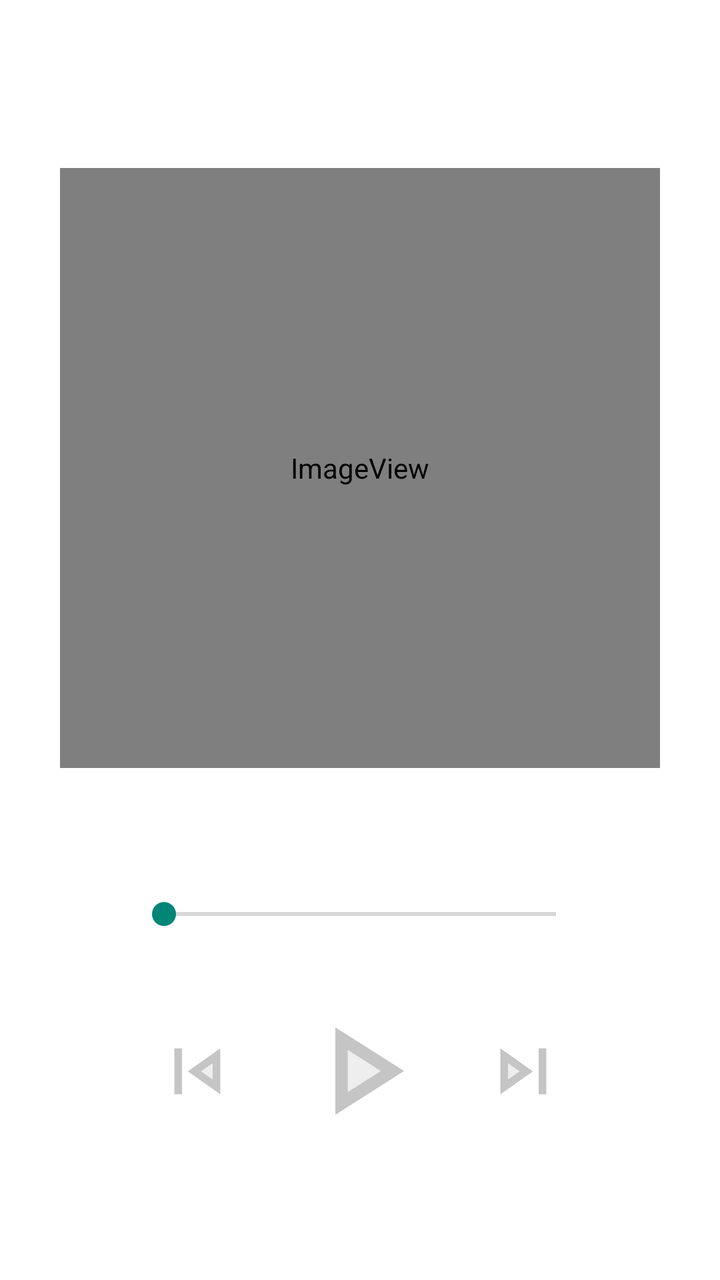
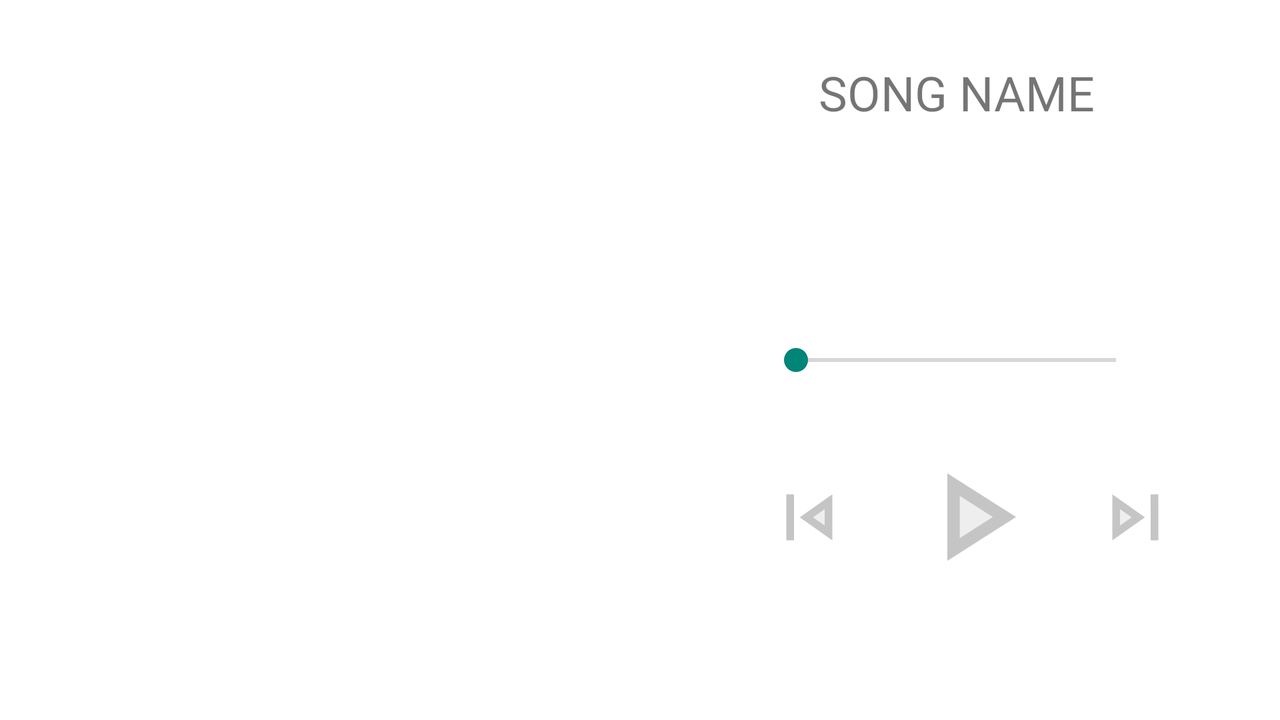

An Android layout and its configuration variant, each rendered on a device that would load it. The default file and the variant file are quoted in full after the pictures.
<!-- AndroidManifest.xml: application theme Theme.BoomBox -->
<!-- res/layout/fragment_song.xml -->
<?xml version="1.0" encoding="utf-8"?>
<androidx.constraintlayout.widget.ConstraintLayout xmlns:android="http://schemas.android.com/apk/res/android"
    xmlns:app="http://schemas.android.com/apk/res-auto"
    xmlns:tools="http://schemas.android.com/tools"
    android:layout_width="match_parent"
    android:background="@mipmap/abstract_red"
    android:foregroundTint="@color/white"
    android:layout_height="match_parent"
    tools:context=".ui.MainActivity">

    <com.google.android.material.textview.MaterialTextView
        android:id="@+id/tvSongName"
        android:layout_width="0dp"
        android:layout_height="wrap_content"
        android:text="SONG NAME"
        android:gravity="center"
        android:textColor="@color/white"
        android:textSize="24sp"
        app:layout_constraintBottom_toTopOf="@+id/ivSongImage"
        app:layout_constraintEnd_toEndOf="parent"
        app:layout_constraintHorizontal_bias="0.5"
        app:layout_constraintStart_toStartOf="parent"
        app:layout_constraintTop_toTopOf="parent" />

    <ImageView
        android:id="@+id/ivSongImage"
        android:layout_width="300dp"
        app:srcCompat="@mipmap/music_image"
        android:layout_height="300dp"
        android:background="@color/darkBackground"
        app:layout_constraintBottom_toTopOf="@+id/guideline2"
        app:layout_constraintEnd_toEndOf="parent"
        app:layout_constraintHorizontal_bias="0.5"
        app:layout_constraintStart_toStartOf="parent" />

    <com.google.android.material.textview.MaterialTextView
        android:id="@+id/tvCurTime"
        android:layout_width="50dp"
        android:layout_height="wrap_content"
        android:gravity="center"
        android:text="00:00"
        android:textColor="@color/white"
        android:layout_marginStart="16dp"
        android:textSize="14sp"
        app:layout_constraintBottom_toBottomOf="@+id/seekBar"
        app:layout_constraintStart_toStartOf="parent"
        app:layout_constraintTop_toTopOf="@+id/seekBar" />

    <SeekBar
        android:id="@+id/seekBar"
        android:layout_width="0dp"
        android:progressTint="@color/white"
        android:layout_height="18dp"
        android:theme="@style/Platform.MaterialComponents.Light"
        app:layout_constraintEnd_toStartOf="@+id/tvSongDuration"
        app:layout_constraintStart_toEndOf="@+id/tvCurTime"
        app:layout_constraintTop_toTopOf="@+id/guideline3" />

    <com.google.android.material.textview.MaterialTextView
        android:id="@+id/tvSongDuration"
        android:layout_width="50dp"
        android:layout_height="wrap_content"
        android:gravity="center"
        android:text="00:00"
        android:layout_marginEnd="16dp"
        android:textColor="@color/white"
        android:textSize="14sp"
        app:layout_constraintBottom_toBottomOf="@+id/seekBar"
        app:layout_constraintEnd_toEndOf="parent"
        app:layout_constraintTop_toTopOf="@+id/seekBar" />

    <ImageView
        android:id="@+id/ivPlayPauseDetail"
        android:layout_width="75dp"
        android:layout_height="75dp"
        android:layout_marginTop="32dp"
        android:background="@drawable/circle_drawable"
        android:src="@drawable/play_arrow_24"
        app:layout_constraintEnd_toEndOf="parent"
        app:layout_constraintHorizontal_bias="0.5"
        app:layout_constraintStart_toStartOf="parent"
        app:layout_constraintTop_toBottomOf="@+id/seekBar" />

    <ImageView
        android:id="@+id/ivSkipPrevious"
        android:layout_width="56dp"
        android:layout_height="56dp"
        android:layout_marginEnd="16dp"
        android:background="@drawable/circle_drawable"
        android:padding="5dp"
        android:src="@drawable/skip_previous_24"
        app:layout_constraintBottom_toBottomOf="@+id/ivPlayPauseDetail"
        app:layout_constraintEnd_toStartOf="@+id/ivPlayPauseDetail"
        app:layout_constraintTop_toTopOf="@+id/ivPlayPauseDetail" />

    <ImageView
        android:id="@+id/ivSkip"
        android:layout_width="56dp"
        android:layout_height="56dp"
        android:layout_marginStart="16dp"
        android:src="@drawable/skip_next_24"
        android:padding="5dp"
        android:background="@drawable/circle_drawable"
        app:layout_constraintBottom_toBottomOf="@+id/ivPlayPauseDetail"
        app:layout_constraintStart_toEndOf="@+id/ivPlayPauseDetail"
        app:layout_constraintTop_toTopOf="@+id/ivPlayPauseDetail" />

    <androidx.constraintlayout.widget.Guideline
        android:id="@+id/guideline2"
        android:layout_width="wrap_content"
        android:layout_height="wrap_content"
        android:orientation="horizontal"
        app:layout_constraintGuide_percent="0.6" />

    <androidx.constraintlayout.widget.Guideline
        android:id="@+id/guideline3"
        android:layout_width="wrap_content"
        android:layout_height="wrap_content"
        android:orientation="horizontal"
        app:layout_constraintGuide_percent="0.7" />

</androidx.constraintlayout.widget.ConstraintLayout>
<!-- resources referenced by this layout -->
<resources>
  <color name="darkBackground">#202020</color>
  <color name="white">#FFFFFF</color>
  <!-- drawable circle_drawable (drawable) -->
  <?xml version="1.0" encoding="utf-8"?>
  <shape xmlns:android="http://schemas.android.com/apk/res/android"
      android:shape="oval">
  
      <size android:width="20dp" android:height="20dp"/>
      <stroke android:width="2dp" android:color="#fff"/>
      <corners android:radius="50dp"/>
  </shape>
  <!-- drawable play_arrow_24 (drawable) -->
  <vector android:height="24dp" android:tint="#C5C5C5"
      android:viewportHeight="24" android:viewportWidth="24"
      android:width="24dp" xmlns:android="http://schemas.android.com/apk/res/android">
      <path android:fillAlpha="0.3"
          android:fillColor="@android:color/white"
          android:pathData="M10,8.64v6.72L15.27,12z" android:strokeAlpha="0.3"/>
      <path android:fillColor="@android:color/white" android:pathData="M8,19l11,-7L8,5v14zM10,8.64L15.27,12 10,15.36L10,8.64z"/>
  </vector>
  <!-- drawable skip_next_24 (drawable) -->
  <vector android:height="24dp" android:tint="#C5C5C5"
      android:viewportHeight="24" android:viewportWidth="24"
      android:width="24dp" xmlns:android="http://schemas.android.com/apk/res/android">
      <path android:fillAlpha="0.3"
          android:fillColor="@android:color/white"
          android:pathData="M8,9.86v4.28L11.03,12z" android:strokeAlpha="0.3"/>
      <path android:fillColor="@android:color/white" android:pathData="M14.5,12L6,6v12l8.5,-6zM8,9.86L11.03,12 8,14.14V9.86zM16,6h2v12h-2z"/>
  </vector>
  <!-- drawable skip_previous_24 (drawable) -->
  <vector android:height="24dp" android:tint="#C5C5C5"
      android:viewportHeight="24" android:viewportWidth="24"
      android:width="24dp" xmlns:android="http://schemas.android.com/apk/res/android">
      <path android:fillAlpha="0.3"
          android:fillColor="@android:color/white"
          android:pathData="M16,14.14V9.86L12.97,12z" android:strokeAlpha="0.3"/>
      <path android:fillColor="@android:color/white" android:pathData="M6,6h2v12L6,18zM18,18L18,6l-8.5,6 8.5,6zM16,14.14L12.97,12 16,9.86v4.28z"/>
  </vector>
  <!-- mipmap abstract_red (mipmap-anydpi-v26) -->
  <?xml version="1.0" encoding="utf-8"?>
  <adaptive-icon xmlns:android="http://schemas.android.com/apk/res/android">
      <background android:drawable="@color/abstract_red_background"/>
      <foreground android:drawable="@mipmap/abstract_red_foreground"/>
  </adaptive-icon>
  <!-- mipmap music_image (mipmap-anydpi-v26) -->
  <?xml version="1.0" encoding="utf-8"?>
  <adaptive-icon xmlns:android="http://schemas.android.com/apk/res/android">
      <background android:drawable="@color/music_image_background"/>
      <foreground android:drawable="@mipmap/music_image_foreground"/>
  </adaptive-icon>
  <style name="Theme.BoomBox" parent="Theme.MaterialComponents.DayNight.DarkActionBar">
          
          <item name="colorPrimary">@color/purple_500</item>
          <item name="colorPrimaryVariant">@color/purple_700</item>
          <item name="colorOnPrimary">@color/white</item>
          
          <item name="colorSecondary">@color/teal_200</item>
          <item name="colorSecondaryVariant">@color/teal_700</item>
          <item name="colorOnSecondary">@color/black</item>
          
          <item name="android:statusBarColor" tools:targetApi="l">?attr/colorPrimaryVariant</item>
          
      </style>
  <color name="abstract_red_background">#06150D</color>
  <color name="music_image_background">#06150D</color>
  <color name="purple_500">#7543CF</color>
  <color name="purple_700">#5526A8</color>
  <color name="teal_200">#D8C7C7</color>
  <color name="teal_700">#CDB9B9</color>
  <color name="black">#120E0E</color>
</resources>
<!-- res/layout-land/fragment_song.xml (the repository's variant of the layout above) -->
<!-- drawn on the phone turned sideways -->
<?xml version="1.0" encoding="utf-8"?>
<androidx.constraintlayout.widget.ConstraintLayout xmlns:android="http://schemas.android.com/apk/res/android"
    xmlns:app="http://schemas.android.com/apk/res-auto"
    xmlns:tools="http://schemas.android.com/tools"
    android:layout_width="match_parent"
    android:background="@mipmap/abstract_red"
    android:layout_height="match_parent"
    tools:context="ui.MainActivity">

    <com.google.android.material.textview.MaterialTextView
        android:id="@+id/tvSongName"
        android:layout_width="0dp"
        android:layout_height="wrap_content"
        android:gravity="center"
        android:text="SONG NAME"
        android:textSize="24sp"
        app:layout_constraintEnd_toEndOf="parent"
        app:layout_constraintHorizontal_bias="0.5"
        app:layout_constraintStart_toEndOf="@+id/ivSongImage"
        app:layout_constraintTop_toTopOf="@+id/ivSongImage" />

    <ImageView
        android:id="@+id/ivSongImage"
        android:layout_width="300dp"
        android:layout_height="300dp"
        android:layout_marginStart="16dp"
        android:background="@mipmap/music_image"
        app:layout_constraintBottom_toBottomOf="parent"
        app:layout_constraintStart_toStartOf="parent"
        app:layout_constraintTop_toTopOf="parent" />

    <com.google.android.material.textview.MaterialTextView
        android:id="@+id/tvCurTime"
        android:layout_width="50dp"
        android:layout_height="wrap_content"
        android:gravity="center"
        android:textColor="@color/white"
        android:text="00:00"
        android:layout_marginStart="16dp"
        android:textSize="14sp"
        app:layout_constraintBottom_toBottomOf="@+id/seekBar"
        app:layout_constraintStart_toEndOf="@+id/ivSongImage"
        app:layout_constraintTop_toTopOf="@+id/seekBar" />

    <SeekBar
        android:id="@+id/seekBar"
        android:layout_width="0dp"
        android:layout_height="18dp"
        android:progressTint="@color/white"
        android:theme="@style/Platform.MaterialComponents.Light"
        app:layout_constraintBottom_toBottomOf="parent"
        app:layout_constraintEnd_toStartOf="@+id/tvSongDuration"
        app:layout_constraintStart_toEndOf="@+id/tvCurTime"
        app:layout_constraintTop_toTopOf="parent" />

    <com.google.android.material.textview.MaterialTextView
        android:id="@+id/tvSongDuration"
        android:layout_width="50dp"
        android:layout_height="wrap_content"
        android:gravity="center"
        android:text="00:00"
        android:textColor="@color/white"
        android:layout_marginEnd="16dp"
        android:textSize="14sp"
        app:layout_constraintBottom_toBottomOf="@+id/seekBar"
        app:layout_constraintEnd_toEndOf="parent"
        app:layout_constraintTop_toTopOf="@+id/seekBar" />

    <ImageView
        android:id="@+id/ivPlayPauseDetail"
        android:layout_width="75dp"
        android:layout_height="75dp"
        android:layout_marginTop="32dp"
        android:background="@drawable/circle_drawable"
        android:src="@drawable/play_arrow_24"
        app:layout_constraintEnd_toEndOf="parent"
        app:layout_constraintStart_toStartOf="@+id/tvCurTime"
        app:layout_constraintTop_toBottomOf="@+id/seekBar" />

    <ImageView
        android:id="@+id/ivSkipPrevious"
        android:layout_width="56dp"
        android:layout_height="56dp"
        android:padding="5dp"
        android:background="@drawable/circle_drawable"
        android:layout_marginEnd="16dp"
        android:src="@drawable/skip_previous_24"
        app:layout_constraintBottom_toBottomOf="@+id/ivPlayPauseDetail"
        app:layout_constraintEnd_toStartOf="@+id/ivPlayPauseDetail"
        app:layout_constraintTop_toTopOf="@+id/ivPlayPauseDetail" />

    <ImageView
        android:id="@+id/ivSkip"
        android:layout_width="56dp"
        android:layout_height="56dp"
        android:layout_marginStart="16dp"
        android:background="@drawable/circle_drawable"
        android:padding="5dp"
        android:src="@drawable/skip_next_24"
        app:layout_constraintBottom_toBottomOf="@+id/ivPlayPauseDetail"
        app:layout_constraintStart_toEndOf="@+id/ivPlayPauseDetail"
        app:layout_constraintTop_toTopOf="@+id/ivPlayPauseDetail" />

    <androidx.constraintlayout.widget.Guideline
        android:id="@+id/guideline2"
        android:layout_width="wrap_content"
        android:layout_height="wrap_content"
        android:orientation="horizontal"
        app:layout_constraintGuide_begin="247dp" />

    <androidx.constraintlayout.widget.Guideline
        android:id="@+id/guideline3"
        android:layout_width="wrap_content"
        android:layout_height="wrap_content"
        android:orientation="horizontal"
        app:layout_constraintGuide_begin="288dp" />

</androidx.constraintlayout.widget.ConstraintLayout>
<!-- resources referenced by the variant -->
<!-- as the phone turned sideways resolves them -->
<resources>
  <color name="white">#FFFFFF</color>
  <!-- drawable circle_drawable (drawable) -->
  <?xml version="1.0" encoding="utf-8"?>
  <shape xmlns:android="http://schemas.android.com/apk/res/android"
      android:shape="oval">
  
      <size android:width="20dp" android:height="20dp"/>
      <stroke android:width="2dp" android:color="#fff"/>
      <corners android:radius="50dp"/>
  </shape>
  <!-- drawable play_arrow_24 (drawable) -->
  <vector android:height="24dp" android:tint="#C5C5C5"
      android:viewportHeight="24" android:viewportWidth="24"
      android:width="24dp" xmlns:android="http://schemas.android.com/apk/res/android">
      <path android:fillAlpha="0.3"
          android:fillColor="@android:color/white"
          android:pathData="M10,8.64v6.72L15.27,12z" android:strokeAlpha="0.3"/>
      <path android:fillColor="@android:color/white" android:pathData="M8,19l11,-7L8,5v14zM10,8.64L15.27,12 10,15.36L10,8.64z"/>
  </vector>
  <!-- drawable skip_next_24 (drawable) -->
  <vector android:height="24dp" android:tint="#C5C5C5"
      android:viewportHeight="24" android:viewportWidth="24"
      android:width="24dp" xmlns:android="http://schemas.android.com/apk/res/android">
      <path android:fillAlpha="0.3"
          android:fillColor="@android:color/white"
          android:pathData="M8,9.86v4.28L11.03,12z" android:strokeAlpha="0.3"/>
      <path android:fillColor="@android:color/white" android:pathData="M14.5,12L6,6v12l8.5,-6zM8,9.86L11.03,12 8,14.14V9.86zM16,6h2v12h-2z"/>
  </vector>
  <!-- drawable skip_previous_24 (drawable) -->
  <vector android:height="24dp" android:tint="#C5C5C5"
      android:viewportHeight="24" android:viewportWidth="24"
      android:width="24dp" xmlns:android="http://schemas.android.com/apk/res/android">
      <path android:fillAlpha="0.3"
          android:fillColor="@android:color/white"
          android:pathData="M16,14.14V9.86L12.97,12z" android:strokeAlpha="0.3"/>
      <path android:fillColor="@android:color/white" android:pathData="M6,6h2v12L6,18zM18,18L18,6l-8.5,6 8.5,6zM16,14.14L12.97,12 16,9.86v4.28z"/>
  </vector>
  <!-- mipmap abstract_red (mipmap-anydpi-v26) -->
  <?xml version="1.0" encoding="utf-8"?>
  <adaptive-icon xmlns:android="http://schemas.android.com/apk/res/android">
      <background android:drawable="@color/abstract_red_background"/>
      <foreground android:drawable="@mipmap/abstract_red_foreground"/>
  </adaptive-icon>
  <!-- mipmap music_image (mipmap-anydpi-v26) -->
  <?xml version="1.0" encoding="utf-8"?>
  <adaptive-icon xmlns:android="http://schemas.android.com/apk/res/android">
      <background android:drawable="@color/music_image_background"/>
      <foreground android:drawable="@mipmap/music_image_foreground"/>
  </adaptive-icon>
  <style name="Theme.BoomBox" parent="Theme.MaterialComponents.DayNight.DarkActionBar">
          
          <item name="colorPrimary">@color/purple_500</item>
          <item name="colorPrimaryVariant">@color/purple_700</item>
          <item name="colorOnPrimary">@color/white</item>
          
          <item name="colorSecondary">@color/teal_200</item>
          <item name="colorSecondaryVariant">@color/teal_700</item>
          <item name="colorOnSecondary">@color/black</item>
          
          <item name="android:statusBarColor" tools:targetApi="l">?attr/colorPrimaryVariant</item>
          
      </style>
  <color name="abstract_red_background">#06150D</color>
  <color name="music_image_background">#06150D</color>
  <color name="purple_500">#7543CF</color>
  <color name="purple_700">#5526A8</color>
  <color name="teal_200">#D8C7C7</color>
  <color name="teal_700">#CDB9B9</color>
  <color name="black">#120E0E</color>
</resources>
